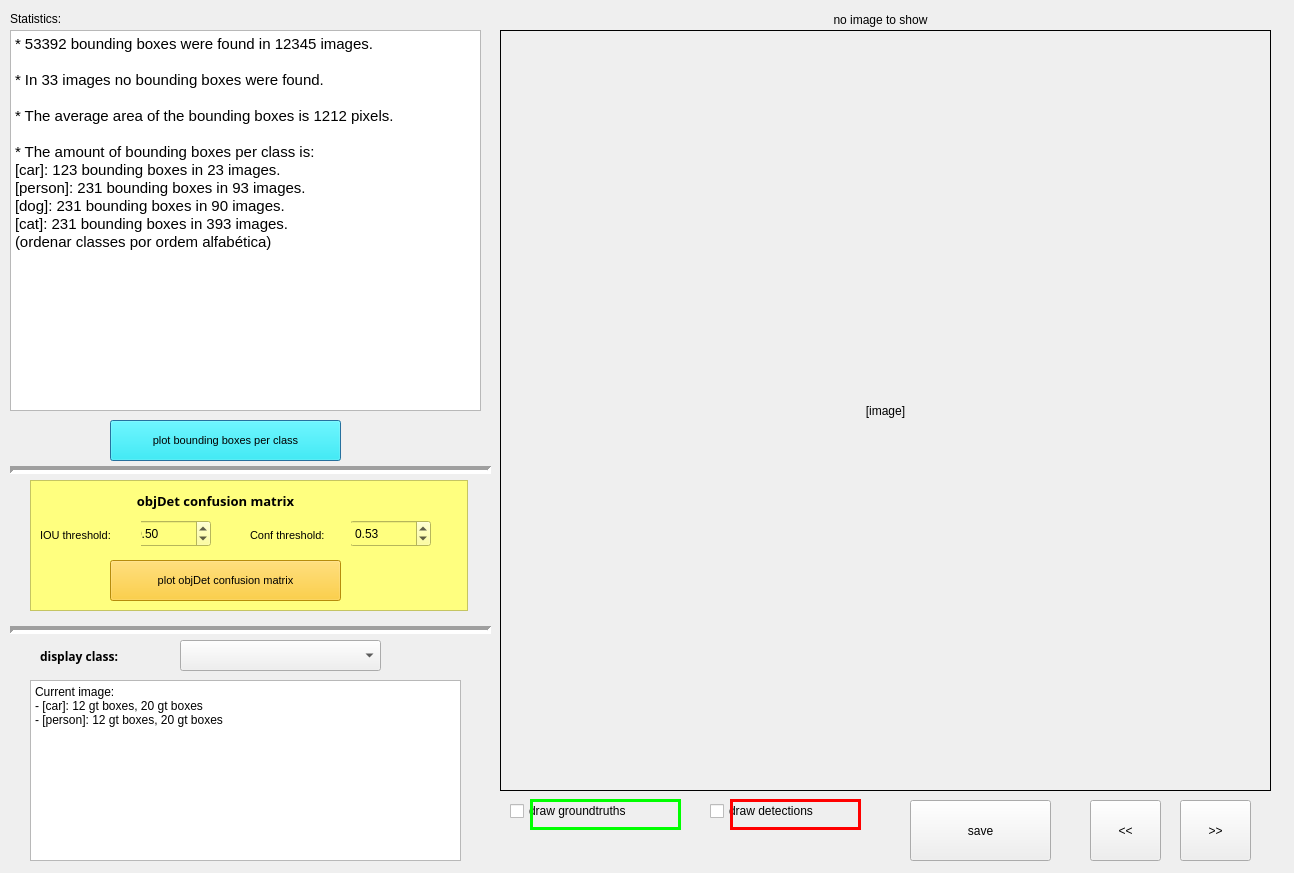
<?xml version="1.0" encoding="UTF-8"?>
<ui version="4.0">
 <class>Dialog</class>
 <widget class="QDialog" name="Dialog">
  <property name="geometry">
   <rect>
    <x>0</x>
    <y>0</y>
    <width>1294</width>
    <height>873</height>
   </rect>
  </property>
  <property name="windowTitle">
   <string>Bounding-boxes statistics</string>
  </property>
  <widget class="QLabel" name="lbl_sample_image">
   <property name="geometry">
    <rect>
     <x>500</x>
     <y>30</y>
     <width>771</width>
     <height>761</height>
    </rect>
   </property>
   <property name="frameShape">
    <enum>QFrame::Box</enum>
   </property>
   <property name="text">
    <string>[image]</string>
   </property>
   <property name="textFormat">
    <enum>Qt::AutoText</enum>
   </property>
   <property name="alignment">
    <set>Qt::AlignCenter</set>
   </property>
  </widget>
  <widget class="QTextEdit" name="txb_statistics">
   <property name="geometry">
    <rect>
     <x>10</x>
     <y>30</y>
     <width>471</width>
     <height>381</height>
    </rect>
   </property>
   <property name="readOnly">
    <bool>true</bool>
   </property>
   <property name="html">
    <string>&lt;!DOCTYPE HTML PUBLIC &quot;-//W3C//DTD HTML 4.0//EN&quot; &quot;http://www.w3.org/TR/REC-html40/strict.dtd&quot;&gt;
&lt;html&gt;&lt;head&gt;&lt;meta name=&quot;qrichtext&quot; content=&quot;1&quot; /&gt;&lt;style type=&quot;text/css&quot;&gt;
p, li { white-space: pre-wrap; }
&lt;/style&gt;&lt;/head&gt;&lt;body style=&quot; font-family:'SimSun'; font-size:9pt; font-weight:400; font-style:normal;&quot;&gt;
&lt;p style=&quot; margin-top:0px; margin-bottom:0px; margin-left:0px; margin-right:0px; -qt-block-indent:0; text-indent:0px;&quot;&gt;&lt;span style=&quot; font-family:'Ubuntu'; font-size:11pt;&quot;&gt;* 53392 bounding boxes were found in 12345 images.&lt;/span&gt;&lt;/p&gt;
&lt;p style=&quot;-qt-paragraph-type:empty; margin-top:0px; margin-bottom:0px; margin-left:0px; margin-right:0px; -qt-block-indent:0; text-indent:0px; font-family:'Ubuntu'; font-size:11pt;&quot;&gt;&lt;br /&gt;&lt;/p&gt;
&lt;p style=&quot; margin-top:0px; margin-bottom:0px; margin-left:0px; margin-right:0px; -qt-block-indent:0; text-indent:0px;&quot;&gt;&lt;span style=&quot; font-family:'Ubuntu'; font-size:11pt;&quot;&gt;* In 33 images no bounding boxes were found.&lt;/span&gt;&lt;/p&gt;
&lt;p align=&quot;justify&quot; style=&quot;-qt-paragraph-type:empty; margin-top:0px; margin-bottom:0px; margin-left:0px; margin-right:0px; -qt-block-indent:0; text-indent:0px; font-family:'Ubuntu'; font-size:11pt;&quot;&gt;&lt;br /&gt;&lt;/p&gt;
&lt;p align=&quot;justify&quot; style=&quot; margin-top:0px; margin-bottom:0px; margin-left:0px; margin-right:0px; -qt-block-indent:0; text-indent:0px;&quot;&gt;&lt;span style=&quot; font-family:'Ubuntu'; font-size:11pt;&quot;&gt;* The average area of the bounding boxes is 1212 pixels.&lt;/span&gt;&lt;/p&gt;
&lt;p align=&quot;justify&quot; style=&quot;-qt-paragraph-type:empty; margin-top:0px; margin-bottom:0px; margin-left:0px; margin-right:0px; -qt-block-indent:0; text-indent:0px; font-family:'Ubuntu'; font-size:11pt;&quot;&gt;&lt;br /&gt;&lt;/p&gt;
&lt;p align=&quot;justify&quot; style=&quot; margin-top:0px; margin-bottom:0px; margin-left:0px; margin-right:0px; -qt-block-indent:0; text-indent:0px;&quot;&gt;&lt;span style=&quot; font-family:'Ubuntu'; font-size:11pt;&quot;&gt;* The amount of bounding boxes per class is:&lt;/span&gt;&lt;/p&gt;
&lt;p align=&quot;justify&quot; style=&quot; margin-top:0px; margin-bottom:0px; margin-left:0px; margin-right:0px; -qt-block-indent:0; text-indent:0px;&quot;&gt;&lt;span style=&quot; font-family:'Ubuntu'; font-size:11pt;&quot;&gt;[car]: 123 bounding boxes in 23 images.&lt;/span&gt;&lt;/p&gt;
&lt;p align=&quot;justify&quot; style=&quot; margin-top:0px; margin-bottom:0px; margin-left:0px; margin-right:0px; -qt-block-indent:0; text-indent:0px;&quot;&gt;&lt;span style=&quot; font-family:'Ubuntu'; font-size:11pt;&quot;&gt;[person]: 231 bounding boxes in 93 images.&lt;/span&gt;&lt;/p&gt;
&lt;p align=&quot;justify&quot; style=&quot; margin-top:0px; margin-bottom:0px; margin-left:0px; margin-right:0px; -qt-block-indent:0; text-indent:0px;&quot;&gt;&lt;span style=&quot; font-family:'Ubuntu'; font-size:11pt;&quot;&gt;[dog]: 231 bounding boxes in 90 images.&lt;/span&gt;&lt;/p&gt;
&lt;p align=&quot;justify&quot; style=&quot; margin-top:0px; margin-bottom:0px; margin-left:0px; margin-right:0px; -qt-block-indent:0; text-indent:0px;&quot;&gt;&lt;span style=&quot; font-family:'Ubuntu'; font-size:11pt;&quot;&gt;[cat]: 231 bounding boxes in 393 images.&lt;/span&gt;&lt;/p&gt;
&lt;p align=&quot;justify&quot; style=&quot; margin-top:0px; margin-bottom:0px; margin-left:0px; margin-right:0px; -qt-block-indent:0; text-indent:0px;&quot;&gt;&lt;span style=&quot; font-family:'Ubuntu'; font-size:11pt;&quot;&gt;(ordenar classes por ordem alfabética)&lt;/span&gt;&lt;/p&gt;&lt;/body&gt;&lt;/html&gt;</string>
   </property>
  </widget>
  <widget class="QLabel" name="lbl_groundtruth_dir_5">
   <property name="geometry">
    <rect>
     <x>10</x>
     <y>10</y>
     <width>161</width>
     <height>17</height>
    </rect>
   </property>
   <property name="text">
    <string>Statistics:</string>
   </property>
  </widget>
  <widget class="QPushButton" name="btn_plot_bb_per_classes">
   <property name="geometry">
    <rect>
     <x>110</x>
     <y>420</y>
     <width>231</width>
     <height>41</height>
    </rect>
   </property>
   <property name="font">
    <font>
     <family>Arial</family>
     <pointsize>8</pointsize>
    </font>
   </property>
   <property name="toolTip">
    <string>The configurations will be applied in a random ground truth image.</string>
   </property>
   <property name="styleSheet">
    <string notr="true">background-color: rgb(6, 243, 255);</string>
   </property>
   <property name="text">
    <string>plot bounding boxes per class</string>
   </property>
  </widget>
  <widget class="QPushButton" name="btn_save_image">
   <property name="geometry">
    <rect>
     <x>910</x>
     <y>800</y>
     <width>141</width>
     <height>61</height>
    </rect>
   </property>
   <property name="toolTip">
    <string>The configurations will be applied in a random ground truth image.</string>
   </property>
   <property name="styleSheet">
    <string notr="true"/>
   </property>
   <property name="text">
    <string>save</string>
   </property>
  </widget>
  <widget class="QLabel" name="lbl_image_file_name">
   <property name="geometry">
    <rect>
     <x>540</x>
     <y>9</y>
     <width>681</width>
     <height>21</height>
    </rect>
   </property>
   <property name="text">
    <string>no image to show</string>
   </property>
   <property name="alignment">
    <set>Qt::AlignCenter</set>
   </property>
  </widget>
  <widget class="QCheckBox" name="chb_gt_bb">
   <property name="geometry">
    <rect>
     <x>510</x>
     <y>800</y>
     <width>161</width>
     <height>22</height>
    </rect>
   </property>
   <property name="text">
    <string>draw groundtruths</string>
   </property>
  </widget>
  <widget class="QCheckBox" name="chb_det_bb">
   <property name="geometry">
    <rect>
     <x>710</x>
     <y>800</y>
     <width>141</width>
     <height>22</height>
    </rect>
   </property>
   <property name="layoutDirection">
    <enum>Qt::LeftToRight</enum>
   </property>
   <property name="text">
    <string>draw detections</string>
   </property>
  </widget>
  <widget class="QPushButton" name="btn_previous_image">
   <property name="geometry">
    <rect>
     <x>1090</x>
     <y>800</y>
     <width>71</width>
     <height>61</height>
    </rect>
   </property>
   <property name="toolTip">
    <string>The configurations will be applied in a random ground truth image.</string>
   </property>
   <property name="text">
    <string>&lt;&lt;</string>
   </property>
  </widget>
  <widget class="QPushButton" name="btn_next_image">
   <property name="geometry">
    <rect>
     <x>1180</x>
     <y>800</y>
     <width>71</width>
     <height>61</height>
    </rect>
   </property>
   <property name="toolTip">
    <string>The configurations will be applied in a random ground truth image.</string>
   </property>
   <property name="text">
    <string>&gt;&gt;</string>
   </property>
  </widget>
  <widget class="QFrame" name="frame_12">
   <property name="geometry">
    <rect>
     <x>30</x>
     <y>480</y>
     <width>438</width>
     <height>131</height>
    </rect>
   </property>
   <property name="styleSheet">
    <string notr="true">border-color: rgb(255, 0, 0);
background-color: rgb(255, 255, 127);</string>
   </property>
   <property name="frameShape">
    <enum>QFrame::StyledPanel</enum>
   </property>
   <property name="frameShadow">
    <enum>QFrame::Raised</enum>
   </property>
   <widget class="QLabel" name="lbl_detections_dir_6">
    <property name="geometry">
     <rect>
      <x>70</x>
      <y>10</y>
      <width>231</width>
      <height>21</height>
     </rect>
    </property>
    <property name="font">
     <font>
      <family>Arial Black</family>
      <pointsize>10</pointsize>
      <weight>75</weight>
      <bold>true</bold>
     </font>
    </property>
    <property name="text">
     <string>objDet confusion matrix</string>
    </property>
    <property name="alignment">
     <set>Qt::AlignCenter</set>
    </property>
   </widget>
   <widget class="QDoubleSpinBox" name="dsb_IOU_threshold_for_objdet_confusematrix">
    <property name="geometry">
     <rect>
      <x>100</x>
      <y>40</y>
      <width>81</width>
      <height>27</height>
     </rect>
    </property>
    <property name="maximum">
     <double>1.000000000000000</double>
    </property>
    <property name="singleStep">
     <double>0.010000000000000</double>
    </property>
    <property name="value">
     <double>0.500000000000000</double>
    </property>
   </widget>
   <widget class="QLabel" name="lbl_IOU_thresh_2">
    <property name="geometry">
     <rect>
      <x>10</x>
      <y>40</y>
      <width>101</width>
      <height>30</height>
     </rect>
    </property>
    <property name="font">
     <font>
      <family>Arial</family>
      <pointsize>8</pointsize>
     </font>
    </property>
    <property name="text">
     <string>IOU threshold:</string>
    </property>
   </widget>
   <widget class="QDoubleSpinBox" name="dsb_conf_threshold_for_objdet_confusematrix">
    <property name="geometry">
     <rect>
      <x>320</x>
      <y>40</y>
      <width>81</width>
      <height>27</height>
     </rect>
    </property>
    <property name="maximum">
     <double>1.000000000000000</double>
    </property>
    <property name="singleStep">
     <double>0.010000000000000</double>
    </property>
    <property name="value">
     <double>0.530000000000000</double>
    </property>
   </widget>
   <widget class="QLabel" name="lbl_IOU_thresh_3">
    <property name="geometry">
     <rect>
      <x>220</x>
      <y>40</y>
      <width>101</width>
      <height>30</height>
     </rect>
    </property>
    <property name="font">
     <font>
      <family>Arial</family>
      <pointsize>8</pointsize>
     </font>
    </property>
    <property name="text">
     <string>Conf threshold:</string>
    </property>
   </widget>
   <widget class="QPushButton" name="btn_plot_objdet_confusematrix">
    <property name="geometry">
     <rect>
      <x>80</x>
      <y>80</y>
      <width>231</width>
      <height>41</height>
     </rect>
    </property>
    <property name="font">
     <font>
      <family>Arial</family>
      <pointsize>8</pointsize>
     </font>
    </property>
    <property name="toolTip">
     <string>The configurations will be applied in a random ground truth image.</string>
    </property>
    <property name="styleSheet">
     <string notr="true">background-color: rgb(6, 243, 255);
background-color: rgb(255, 196, 17);</string>
    </property>
    <property name="text">
     <string>plot objDet confusion matrix</string>
    </property>
   </widget>
   <zorder>dsb_IOU_threshold_for_objdet_confusematrix</zorder>
   <zorder>lbl_IOU_thresh_2</zorder>
   <zorder>lbl_detections_dir_6</zorder>
   <zorder>dsb_conf_threshold_for_objdet_confusematrix</zorder>
   <zorder>lbl_IOU_thresh_3</zorder>
   <zorder>btn_plot_objdet_confusematrix</zorder>
  </widget>
  <widget class="Line" name="line">
   <property name="geometry">
    <rect>
     <x>10</x>
     <y>460</y>
     <width>481</width>
     <height>21</height>
    </rect>
   </property>
   <property name="lineWidth">
    <number>4</number>
   </property>
   <property name="orientation">
    <enum>Qt::Horizontal</enum>
   </property>
  </widget>
  <widget class="Line" name="line_2">
   <property name="geometry">
    <rect>
     <x>10</x>
     <y>620</y>
     <width>481</width>
     <height>20</height>
    </rect>
   </property>
   <property name="lineWidth">
    <number>4</number>
   </property>
   <property name="orientation">
    <enum>Qt::Horizontal</enum>
   </property>
  </widget>
  <widget class="QLabel" name="lbl_detections_dir_3">
   <property name="geometry">
    <rect>
     <x>40</x>
     <y>646</y>
     <width>191</width>
     <height>20</height>
    </rect>
   </property>
   <property name="font">
    <font>
     <family>Arial Black</family>
     <pointsize>9</pointsize>
     <weight>75</weight>
     <bold>true</bold>
    </font>
   </property>
   <property name="text">
    <string>display class:</string>
   </property>
  </widget>
  <widget class="QComboBox" name="comb_displayClass">
   <property name="geometry">
    <rect>
     <x>180</x>
     <y>640</y>
     <width>201</width>
     <height>31</height>
    </rect>
   </property>
  </widget>
  <widget class="QTextEdit" name="txb_statistics_forcurimg">
   <property name="geometry">
    <rect>
     <x>30</x>
     <y>680</y>
     <width>431</width>
     <height>181</height>
    </rect>
   </property>
   <property name="readOnly">
    <bool>true</bool>
   </property>
   <property name="html">
    <string>&lt;!DOCTYPE HTML PUBLIC &quot;-//W3C//DTD HTML 4.0//EN&quot; &quot;http://www.w3.org/TR/REC-html40/strict.dtd&quot;&gt;
&lt;html&gt;&lt;head&gt;&lt;meta name=&quot;qrichtext&quot; content=&quot;1&quot; /&gt;&lt;style type=&quot;text/css&quot;&gt;
p, li { white-space: pre-wrap; }
&lt;/style&gt;&lt;/head&gt;&lt;body style=&quot; font-family:'SimSun'; font-size:9pt; font-weight:400; font-style:normal;&quot;&gt;
&lt;p align=&quot;justify&quot; style=&quot; margin-top:0px; margin-bottom:0px; margin-left:0px; margin-right:0px; -qt-block-indent:0; text-indent:0px;&quot;&gt;Current image:&lt;br /&gt;- [car]: 12 gt boxes, 20 gt boxes&lt;/p&gt;
&lt;p align=&quot;justify&quot; style=&quot; margin-top:0px; margin-bottom:0px; margin-left:0px; margin-right:0px; -qt-block-indent:0; text-indent:0px;&quot;&gt;- [person]: 12 gt boxes, 20 gt boxes&lt;/p&gt;&lt;/body&gt;&lt;/html&gt;</string>
   </property>
  </widget>
  <widget class="QFrame" name="frame_13">
   <property name="geometry">
    <rect>
     <x>530</x>
     <y>799</y>
     <width>151</width>
     <height>31</height>
    </rect>
   </property>
   <property name="styleSheet">
    <string notr="true">border-color: rgb(0, 255, 0);
border-style: solid;
border-width: 3px;</string>
   </property>
   <property name="frameShape">
    <enum>QFrame::StyledPanel</enum>
   </property>
   <property name="frameShadow">
    <enum>QFrame::Raised</enum>
   </property>
  </widget>
  <widget class="QFrame" name="frame_15">
   <property name="geometry">
    <rect>
     <x>730</x>
     <y>799</y>
     <width>131</width>
     <height>31</height>
    </rect>
   </property>
   <property name="styleSheet">
    <string notr="true">border-color: rgb(255,0, 0);
border-style: solid;
border-width: 3px;</string>
   </property>
   <property name="frameShape">
    <enum>QFrame::StyledPanel</enum>
   </property>
   <property name="frameShadow">
    <enum>QFrame::Raised</enum>
   </property>
  </widget>
 </widget>
 <resources/>
 <connections>
  <connection>
   <sender>btn_plot_bb_per_classes</sender>
   <signal>clicked()</signal>
   <receiver>Dialog</receiver>
   <slot>btn_plot_bb_per_classes_clicked()</slot>
   <hints>
    <hint type="sourcelabel">
     <x>67</x>
     <y>424</y>
    </hint>
    <hint type="destinationlabel">
     <x>5</x>
     <y>424</y>
    </hint>
   </hints>
  </connection>
  <connection>
   <sender>btn_save_image</sender>
   <signal>clicked()</signal>
   <receiver>Dialog</receiver>
   <slot>btn_save_image_clicked()</slot>
   <hints>
    <hint type="sourcelabel">
     <x>818</x>
     <y>426</y>
    </hint>
    <hint type="destinationlabel">
     <x>885</x>
     <y>402</y>
    </hint>
   </hints>
  </connection>
  <connection>
   <sender>btn_previous_image</sender>
   <signal>clicked()</signal>
   <receiver>Dialog</receiver>
   <slot>btn_previous_image_clicked()</slot>
   <hints>
    <hint type="sourcelabel">
     <x>539</x>
     <y>15</y>
    </hint>
    <hint type="destinationlabel">
     <x>578</x>
     <y>12</y>
    </hint>
   </hints>
  </connection>
  <connection>
   <sender>btn_next_image</sender>
   <signal>clicked()</signal>
   <receiver>Dialog</receiver>
   <slot>btn_next_image_clicked()</slot>
   <hints>
    <hint type="sourcelabel">
     <x>880</x>
     <y>15</y>
    </hint>
    <hint type="destinationlabel">
     <x>888</x>
     <y>21</y>
    </hint>
   </hints>
  </connection>
  <connection>
   <sender>chb_gt_bb</sender>
   <signal>clicked(bool)</signal>
   <receiver>Dialog</receiver>
   <slot>chb_gt_bb_clicked()</slot>
   <hints>
    <hint type="sourcelabel">
     <x>556</x>
     <y>399</y>
    </hint>
    <hint type="destinationlabel">
     <x>429</x>
     <y>418</y>
    </hint>
   </hints>
  </connection>
  <connection>
   <sender>chb_det_bb</sender>
   <signal>clicked(bool)</signal>
   <receiver>Dialog</receiver>
   <slot>chb_det_bb_clicked()</slot>
   <hints>
    <hint type="sourcelabel">
     <x>744</x>
     <y>392</y>
    </hint>
    <hint type="destinationlabel">
     <x>677</x>
     <y>416</y>
    </hint>
   </hints>
  </connection>
  <connection>
   <sender>btn_plot_objdet_confusematrix</sender>
   <signal>clicked()</signal>
   <receiver>Dialog</receiver>
   <slot>btn_plot_objdet_confusematrix_clicked()</slot>
   <hints>
    <hint type="sourcelabel">
     <x>215</x>
     <y>740</y>
    </hint>
    <hint type="destinationlabel">
     <x>648</x>
     <y>436</y>
    </hint>
   </hints>
  </connection>
  <connection>
   <sender>comb_displayClass</sender>
   <signal>currentTextChanged(QString)</signal>
   <receiver>Dialog</receiver>
   <slot>comb_displayClass_changed()</slot>
   <hints>
    <hint type="sourcelabel">
     <x>270</x>
     <y>740</y>
    </hint>
    <hint type="destinationlabel">
     <x>646</x>
     <y>436</y>
    </hint>
   </hints>
  </connection>
 </connections>
 <slots>
  <slot>btn_plot_bb_per_classes_clicked()</slot>
  <slot>btn_plot_images_per_classes_clicked()</slot>
  <slot>btn_load_random_image_clicked()</slot>
  <slot>btn_save_image_clicked()</slot>
  <slot>btn_previous_image_clicked()</slot>
  <slot>btn_next_image_clicked()</slot>
  <slot>chb_det_bb_clicked()</slot>
  <slot>chb_gt_bb_clicked()</slot>
  <slot>btn_plot_objdet_confusematrix_clicked()</slot>
  <slot>comb_displayClass_changed()</slot>
 </slots>
</ui>
